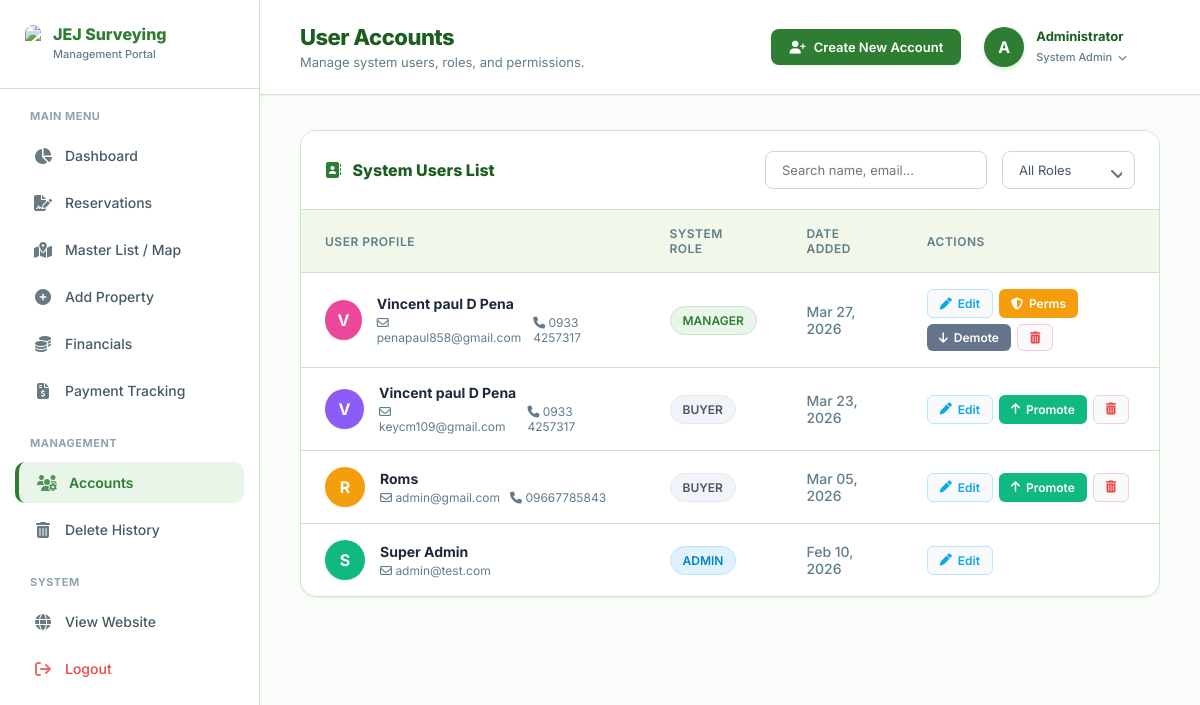
The app's page /accounts.php (signed in) with its own data.
### tables this page shows
CREATE TABLE `users` (
  `id` int(11) NOT NULL,
  `fullname` varchar(100) DEFAULT NULL,
  `email` varchar(100) DEFAULT NULL,
  `password` varchar(255) DEFAULT NULL,
  `phone` varchar(20) DEFAULT NULL,
  `role` enum('SUPER ADMIN','ADMIN','MANAGER','AGENT','BUYER') DEFAULT 'BUYER',
  `created_at` timestamp NOT NULL DEFAULT current_timestamp()
);

### accounts.php (the view, shortened to what this page needs)
<?php
include 'config.php';
function canView($module) {
    if ($_SESSION['role'] == 'SUPER ADMIN' || $_SESSION['role'] == 'ADMIN') return true;
    return false;
}
$where_clauses = [];
$where_sql = !empty($where_clauses) ? "WHERE " . implode(" AND ", $where_clauses) : "";
$accounts_query = "SELECT id, fullname, email, phone, role, created_at FROM users $where_sql ORDER BY created_at DESC";
$accounts_result = $conn->query($accounts_query);
function getAvatarColor($id) {
    $colors = ['#3b82f6', '#10b981', '#f59e0b', '#8b5cf6', '#ec4899', '#f43f5e', '#0ea5e9', '#14b8a6'];
    return $colors[$id % count($colors)];
}
?>
<!DOCTYPE html>
<html lang="en">
<head>
    <link rel="stylesheet" href="https://cdnjs.cloudflare.com/ajax/libs/font-awesome/6.4.0/css/all.min.css">
</head>
<body>
    <div class="sidebar">
        <div class="brand-box">
            <img src="assets/logo.png" style="height: 38px; width: auto; border-radius: 8px;">
            <div style="line-height: 1.1;">
                <span style="font-size: 16px; font-weight: 800; color: var(--primary); display: block;">JEJ Surveying</span>
                <span style="font-size: 11px; color: var(--text-muted); font-weight: 500;">Management Portal</span>
            </div>
        </div>
        <div class="sidebar-menu">
            <small style="padding: 0 15px; color: #90a4ae; font-weight: 700; font-size: 11px; display: block; margin-bottom: 12px; letter-spacing: 0.5px;">MAIN MENU</small>
            <a href="admin.php?view=dashboard" class="menu-link"><i class="fa-solid fa-chart-pie"></i> Dashboard</a>
            <?php if(canView('res_process') || canView('res_status') || canView('res_terms')): ?>
                <a href="reservation.php" class="menu-link"><i class="fa-solid fa-file-signature"></i> Reservations</a>
            <?php endif; ?>
            <?php if(canView('inv_property') || canView('inv_status') || canView('inv_price')): ?>
                <a href="master_list.php" class="menu-link"><i class="fa-solid fa-map-location-dot"></i> Master List / Map</a>
                <a href="admin.php?view=inventory" class="menu-link"><i class="fa-solid fa-plus-circle"></i> Add Property</a>
            <?php endif; ?>
            <?php if(canView('fin_process') || canView('fin_review') || canView('fin_checks')): ?>
                <a href="financial.php" class="menu-link"><i class="fa-solid fa-coins"></i> Financials</a>
                <a href="payment_tracking.php" class="menu-link"><i class="fa-solid fa-file-invoice-dollar"></i> Payment Tracking</a>
            <?php endif; ?>
            <?php if(canView('usr_buyers') || canView('usr_admins') || canView('usr_promote')): ?>
                <small style="padding: 0 15px; color: #90a4ae; font-weight: 700; font-size: 11px; display: block; margin-top: 25px; margin-bottom: 12px; letter-spacing: 0.5px;">MANAGEMENT</small>
                <a href="accounts.php" class="menu-link active"><i class="fa-solid fa-users-gear"></i> Accounts</a>
            <?php endif; ?>
            <?php if($_SESSION['role'] == 'SUPER ADMIN' || $_SESSION['role'] == 'ADMIN'): ?>
                <a href="delete_history.php" class="menu-link"><i class="fa-solid fa-trash-can"></i> Delete History</a>
            <?php endif; ?>
            <small style="padding: 0 15px; color: #90a4ae; font-weight: 700; font-size: 11px; display: block; margin-top: 25px; margin-bottom: 12px; letter-spacing: 0.5px;">SYSTEM</small>
            <a href="index.php" class="menu-link" target="_blank"><i class="fa-solid fa-globe"></i> View Website</a>
            <a href="logout.php" class="menu-link" style="color: #ef4444;"><i class="fa-solid fa-arrow-right-from-bracket"></i> Logout</a>
        </div>
    </div>
    <div class="main-panel">
        <div class="top-header">
            <div class="header-title">
                <h1>User Accounts</h1>
                <p>Manage system users, roles, and permissions.</p>
            </div>
            <div style="display: flex; gap: 10px; flex-wrap:wrap; align-items: center; margin-right: 20px;">
                <?php if(canView('usr_promote') || canView('usr_admins')): ?>
                <button class="btn btn-primary" onclick="openCreateModal()">
                    <i class="fa-solid fa-user-plus"></i> Create New Account
                </button>
                <?php endif; ?>
                <div class="profile-dropdown">
                    <div class="profile-trigger">
                        <div class="profile-avatar">A</div>
                        <div class="profile-info">
                            <strong>Administrator</strong>
                            <small>System Admin <i class="fa-solid fa-chevron-down" style="font-size: 9px; margin-left: 3px;"></i></small>
                        </div>
                    </div>
                </div>
            </div>
        </div>
        <div class="content-area">
            <div class="card">
                <div class="card-header">
                    <h2><i class="fa-solid fa-address-book" style="color: var(--primary); margin-right: 8px;"></i> System Users List</h2>
                    <form method="GET" class="filters-group">
                        <input type="text" name="search" class="filter-control" placeholder="Search name, email..." value="<?= htmlspecialchars($_GET['search'] ?? '') ?>">
                        <select name="role" class="filter-control" onchange="this.form.submit()">
                            <option value="">All Roles</option>
                        </select>
                    </form>
                </div>
                <div style="overflow-x: auto;">
                    <table class="modern-table">
                        <thead>
                            <tr>
                                <th>User Profile</th>
                                <th>System Role</th>
                                <th>Date Added</th>
                                <th>Actions</th>
                            </tr>
                        </thead>
                        <tbody>
                            <?php if($accounts_result && $accounts_result->num_rows > 0): ?>
                                <?php while($row = $accounts_result->fetch_assoc()): ?>
                                    <tr>
                                        <td>
                                            <div class="user-info">
                                                <div class="avatar" style="background-color: <?= getAvatarColor($row['id']) ?>">
                                                    <?= strtoupper(substr($row['fullname'], 0, 1)) ?>
                                                </div>
                                                <div>
                                                    <div style="font-weight: 700; color: #1e293b; font-size: 14px;"><?= htmlspecialchars($row['fullname']) ?></div>
                                                    <div style="color: var(--text-muted); font-size: 12px; margin-top: 3px; display: flex; gap: 10px;">
                                                        <span><i class="fa-regular fa-envelope"></i> <?= htmlspecialchars($row['email']) ?></span>
                                                        <?php if(!empty($row['phone'])): ?>
                                                            <span><i class="fa-solid fa-phone"></i> <?= htmlspecialchars($row['phone']) ?></span>
                                                        <?php endif; ?>
                                                    </div>
                                                </div>
                                            </div>
                                        </td>
                                        <td>
                                            <?php
                                            $rc = strtolower(str_replace(' ', '-', $row['role']));
                                            echo "<span class='badge role-$rc'>" . htmlspecialchars($row['role']) . "</span>";
                                            ?>
                                        </td>
                                        <td style="color: var(--text-muted); font-weight: 500;">
                                            <?= date('M d, Y', strtotime($row['created_at'])) ?>
                                        </td>
                                        <td>
                                            <div class="action-btns">
                                                <?php if(canView('usr_admins') || canView('usr_buyers')): ?>
                                                    <button class="btn-action btn-edit" onclick="openEditModal(<?= $row['id'] ?>)" title="Edit User">
                                                        <i class="fa-solid fa-pen"></i> Edit
                                                    </button>
                                                <?php endif; ?>
                                                <?php if($row['role'] == 'BUYER' && canView('usr_promote')): ?>
                                                    <button class="btn-action btn-promote" onclick="changeRole(<?= $row['id'] ?>, 'MANAGER')" title="Promote to Manager">
                                                        <i class="fa-solid fa-arrow-up"></i> Promote
                                                    </button>
                                                <?php endif; ?>
                                                <?php if($row['role'] == 'MANAGER' && canView('usr_promote')): ?>
                                                    <button class="btn-action btn-perms" onclick="openPermissionsModal(<?= $row['id'] ?>)" title="Edit Permissions">
                                                        <i class="fa-solid fa-shield-halved"></i> Perms
                                                    </button>
                                                    <button class="btn-action btn-demote" onclick="changeRole(<?= $row['id'] ?>, 'BUYER')" title="Demote to Buyer">
                                                        <i class="fa-solid fa-arrow-down"></i> Demote
                                                    </button>
                                                <?php endif; ?>
                                                <?php if($row['id'] != $_SESSION['user_id'] && canView('usr_admins')): ?>
                                                    <button class="btn-action btn-delete" onclick="alert('System restriction: Contact super admin to delete accounts permanently.')" title="Delete User">
                                                        <i class="fa-solid fa-trash-can"></i>
                                                    </button>
                                                <?php endif; ?>
                                            </div>
                                        </td>
                                    </tr>
                                <?php endwhile; ?>
                            <?php endif; ?>
                        </tbody>
                    </table>
                </div>
            </div>
        </div>
    </div>
</body>
</html>

### records on screen
users: fullname "V", fullname "Vincent paul D Pena", email "penapaul858@gmail.com", phone "0933 4257317", role "MANAGER", created_at "Mar 27, 2026"
users: fullname "V", fullname "Vincent paul D Pena", email "keycm109@gmail.com", phone "0933 4257317", role "BUYER", created_at "Mar 23, 2026"
users: fullname "R", fullname "Roms", email "admin@gmail.com", phone "09667785843", role "BUYER", created_at "Mar 05, 2026"
users: fullname "S", fullname "Super Admin", email "admin@test.com", role "ADMIN", created_at "Feb 10, 2026"
